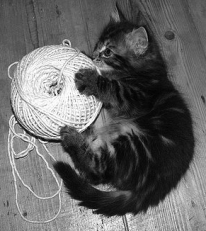
#> input picture Convolution/kitty.bmp, 206 x 231 px
$ python convolution.py
#> lines starting #> are read from the running program, lines starting #| are printed output that depends on the picture
import cv2
import numpy as np
import math
from matplotlib import pyplot as plt

weighted_avg_kernel3 = np.array([[1,2,1],
                                [2,4,2],
                                [1,2,1]], dtype=np.float32)

stronger_avg_kernel3 = np.array([[1,3,1],
                                [3,9,3],
                                [1,3,1]])

avg_kernel3 = np.ones((3, 3), np.float32)

weighted_avg_kernel5 = np.array([[1,2,4,2,1],
                               [2,4,8,4,2],
                               [4,8,16,8,4],
                               [2,4,8,4,2],
                               [1,2,4,2,1]], dtype=np.float32)

avg_kernel5 = np.ones((5, 5), np.float32)

laplace_kernel = np.array([[0,1,0],
                          [1,-4,1],
                          [0,1,0]])

weighted_avg_kernel7 = np.array([[1,2,4,7,4,2,1],
                                 [2,4,7,14,7,4,2],
                                 [4,7,14,21,14,7,4],
                                 [7,14,21,42,21,14,7],
                                 [4,7,14,21,14,7,4],
                                 [2,4,7,14,7,4,2],
                                 [1,2,4,7,4,2,1]], dtype=np.float32)

sharp_kernel = np.array([[0, -1, 0],
                         [-1, 5,-1],
                         [0, -1, 0]])

sobel_detector_x = np.array([[-1,0,1],
                             [-1,0,1],
                             [-1,0,1]])

sobel_detector_y = np.array([[-1,-1,-1],
                             [ 0, 0, 0],
                             [ 1, 1, 1]])

prewitt_detector_x = np.array([[-1,0,1],
                               [-2,0,2],
                               [-1,0,1]])

prewitt_detector_y = np.array([[-1,-2,-1],
                               [ 0, 0, 0],
                               [ 1, 2, 1]])

def check_image(name):
#> called with name = 'kitty.bmp'
    img = cv2.imread(name, 0) # read and check image
#> img is the input picture: shape (231, 206); min 1, max 255, mean 102.3
    if img is None:
        print("error")
    return img

def pad_image(img, struc_size):
    # pad image with (struc size / 2) zeros
#> called with struc_size = 3
    pad_size = struc_size // 2
    height, width = img.shape[:2]
#> height = 231; width = 206
    padded_img = np.zeros(shape=(height+(2*pad_size), width+(2*pad_size)), dtype=np.uint8)
    for i in range(0, height):
        for j in range(0, width):
            padded_img[i+pad_size, j+pad_size] = img[i,j]
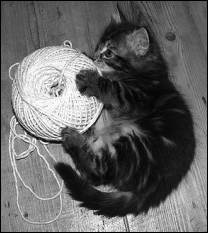
#> padded_img: shape (233, 208); min 0, max 255, mean 100.4
    return padded_img

# [7 lines left out: function rescale_image, not called in this run]

def convolve_image(img, kernel, struc_size):
#> called with kernel = array of shape (3, 3), struc_size = 3
    height, width = img.shape[:2]
#> height = 233; width = 208
    convoluted_image = np.zeros(shape=(height, width), dtype=np.uint8)
    pad_size = struc_size // 2
    for i in range(1, height-1):
        for j in range(1, width-1):
            for x in range(-pad_size, pad_size+1):
                for y in range(-pad_size, pad_size+1):
                    convoluted_image[i,j] += (img[i+x,j+y]*kernel[x,y])
            convoluted_image[i,j] = convoluted_image[i,j] / kernel.size
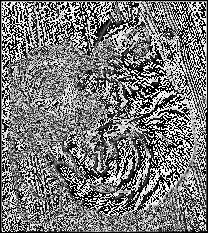
#> convoluted_image: shape (233, 208); min 0, max 28, mean 13.3; drawn with min black and max white
    return convoluted_image

# [37 lines left out: functions straight_edges, combine_edge_strength, histogram, on_change_thresh, not called in this run]

# main code
img_grey = check_image('kitty.bmp')
cv2.imshow('Original', img_grey)
#cv2.imwrite('grey_image.png', img_grey)

img_pad = pad_image(img_grey, 3)
#cv2.imshow('Padded', img_pad)

img_convolve = convolve_image(img_pad, laplace_kernel, 3)
cv2.imshow('Convolved', img_convolve)
# [19 lines of commented-out code are left out]

if cv2.waitKey() == 32:
#> (key Esc is pressed here)
    cv2.destroyAllWindows()

""" Notes for testing and Report
    - Testing based on 3x3 vs 5x5
    - Testing based on blurring multiple times e.g 1-3
    - Testing weighted VS standard
    - Testing Sobel vs prewitt
"""

$ run again, with Convolution/avg_kernel3.png saved as Convolution/kitty.bmp
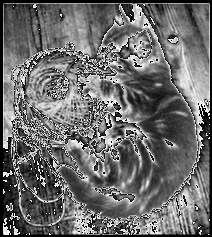
#> input picture Convolution/avg_kernel3.png, 212 x 237 px
#> in check_image, img is the input picture: shape (237, 212); min 0, max 28, mean 11.8
#> after the loop in pad_image, `for i in range(0, height):`:
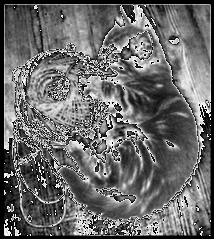
#> padded_img: shape (239, 214); min 0, max 28, mean 11.6; drawn with min black and max white
#> after the loop in convolve_image, `for i in range(1, height-1):`:
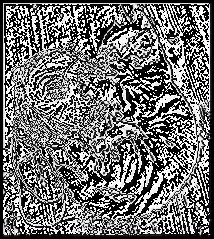
#> convoluted_image: shape (239, 214); min 0, max 28, mean 12.4; drawn with min black and max white

$ run again, with Convolution/avg_kernel5.png saved as Convolution/kitty.bmp
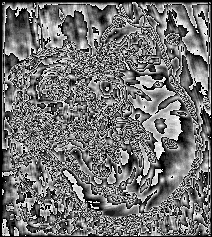
#> input picture Convolution/avg_kernel5.png, 212 x 237 px
#> in check_image, img is the input picture: shape (237, 212); min 0, max 10, mean 4.5
#> after the loop in pad_image, `for i in range(0, height):`:
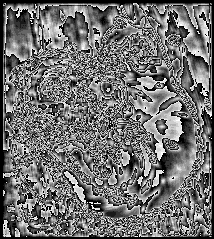
#> padded_img: shape (239, 214); min 0, max 10, mean 4.42; drawn with min black and max white
#> after the loop in convolve_image, `for i in range(1, height-1):`:
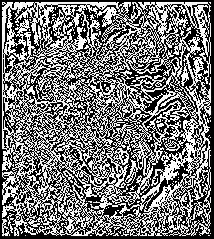
#> convoluted_image: shape (239, 214); min 0, max 28, mean 13; drawn with min black and max white
